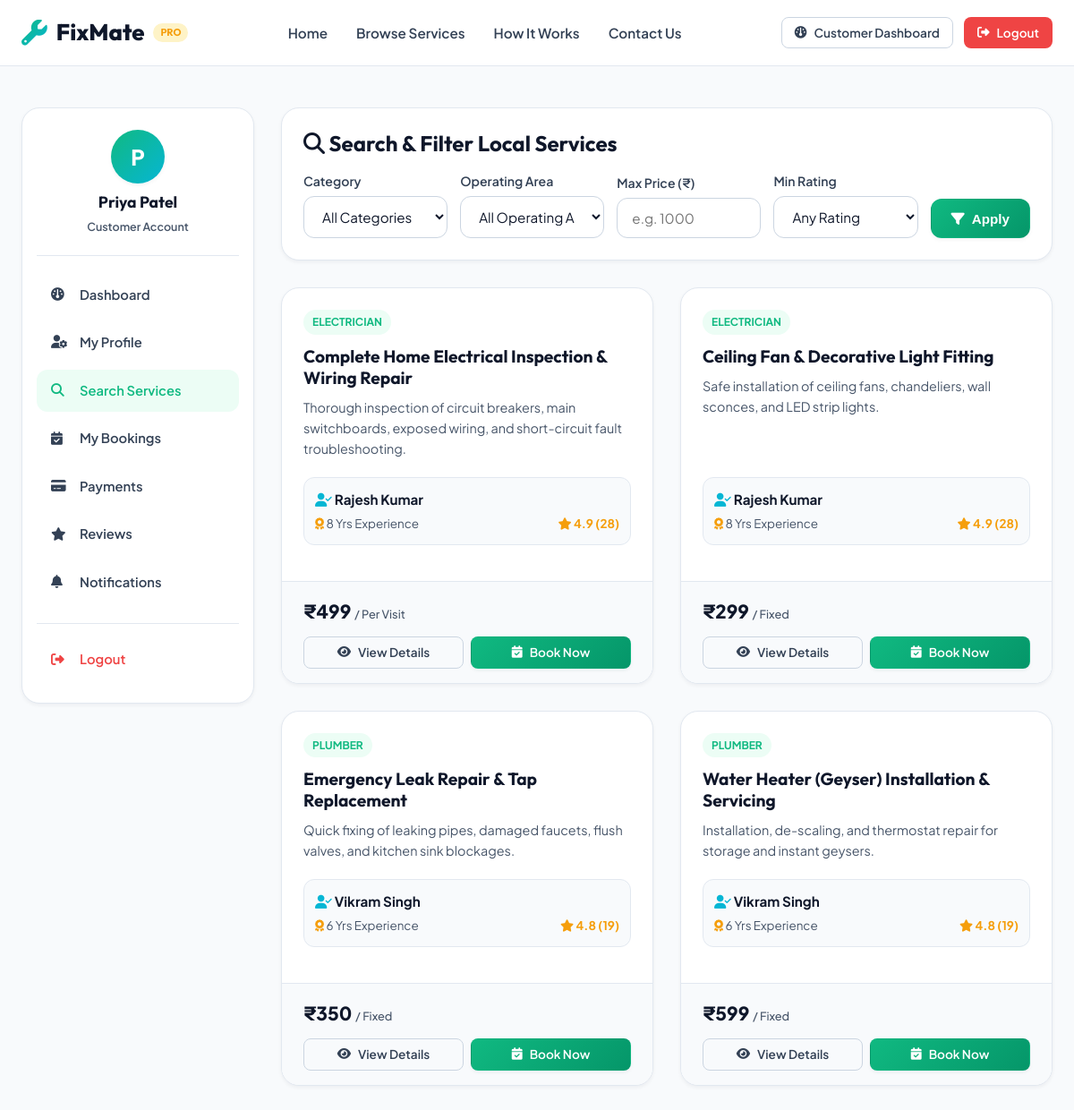
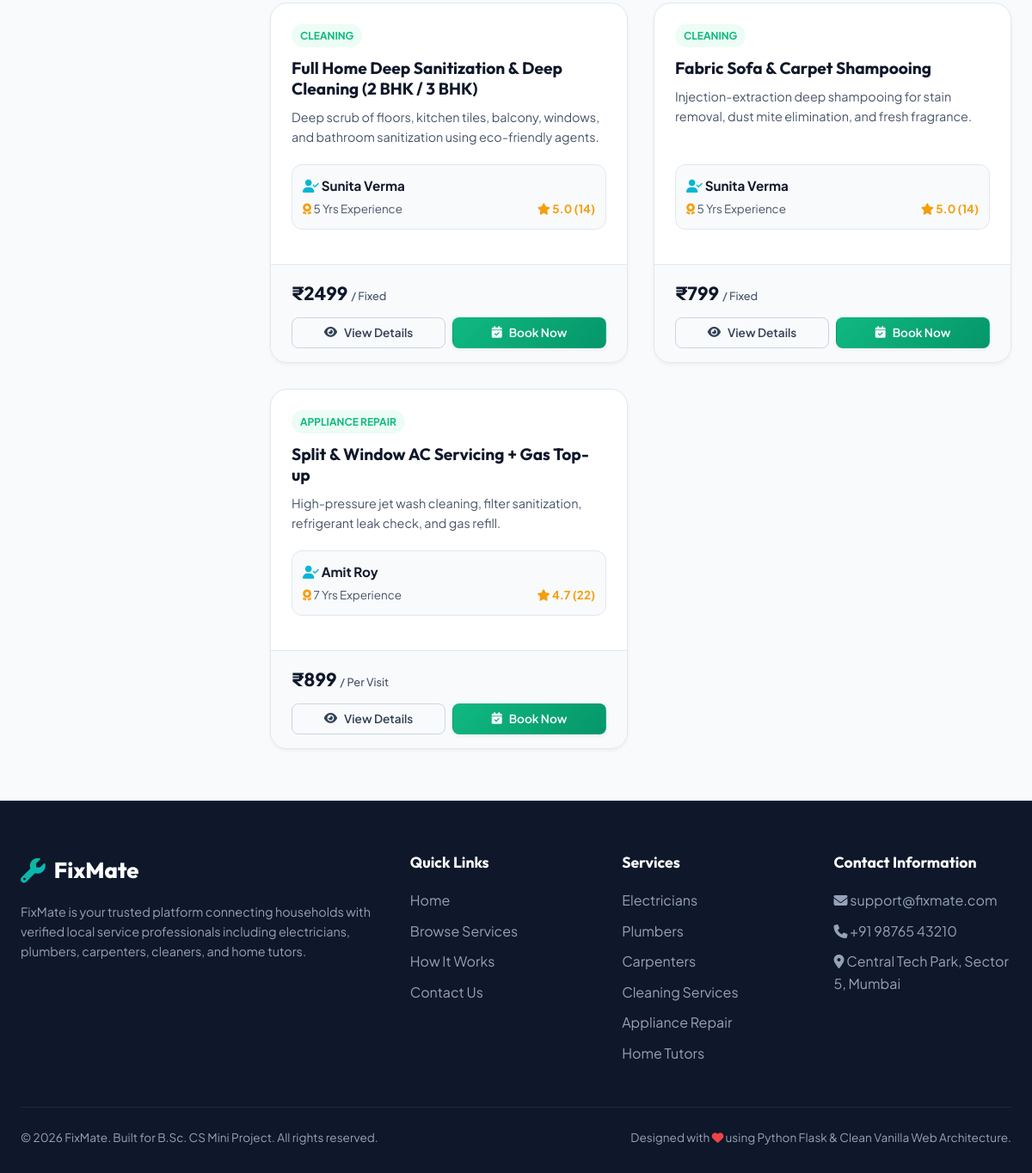
The app's page /customer/services (signed in) with its own data (2 pictures, top to bottom).
### database.py (models this page shows, shortened)
class User(UserMixin, db.Model):
    __tablename__ = 'users'
    id = db.Column(db.Integer, primary_key=True)
    full_name = db.Column(db.String(100), nullable=False)
    email = db.Column(db.String(120), unique=True, nullable=False, index=True)
    password_hash = db.Column(db.String(255), nullable=False)
    mobile = db.Column(db.String(20), nullable=False)
    address = db.Column(db.Text, nullable=False)
    role = db.Column(db.String(20), nullable=False)  # 'customer', 'provider', 'admin'
    status = db.Column(db.String(20), default='Approved')  # 'Approved', 'Pending', 'Rejected'
    created_at = db.Column(db.DateTime, default=datetime.now)
    customer_profile = db.relationship('CustomerProfile', backref='user', uselist=False, cascade="all, delete-orphan")
    provider_profile = db.relationship('ProviderProfile', backref='user', uselist=False, cascade="all, delete-orphan")

class Service(db.Model):
    __tablename__ = 'services'
    id = db.Column(db.Integer, primary_key=True)
    provider_id = db.Column(db.Integer, db.ForeignKey('provider_profiles.id', ondelete='CASCADE'), nullable=False)
    category_id = db.Column(db.Integer, db.ForeignKey('categories.id', ondelete='CASCADE'), nullable=False)
    title = db.Column(db.String(150), nullable=False)
    description = db.Column(db.Text, nullable=False)
    price = db.Column(db.Float, nullable=False)
    price_type = db.Column(db.String(20), default='Fixed') # 'Fixed', 'Per Hour', 'Per Visit'
    estimated_time = db.Column(db.String(50), default='1-2 Hours')
    image = db.Column(db.String(255), nullable=True)
    is_active = db.Column(db.Boolean, default=True)
    created_at = db.Column(db.DateTime, default=datetime.now)

class Category(db.Model):
    __tablename__ = 'categories'
    id = db.Column(db.Integer, primary_key=True)
    name = db.Column(db.String(80), nullable=False, unique=True)
    slug = db.Column(db.String(80), nullable=False, unique=True)
    description = db.Column(db.Text, nullable=True)
    icon = db.Column(db.String(50), default='fa-tools')
    services = db.relationship('Service', backref='category', lazy=True)

class ProviderProfile(db.Model):
    __tablename__ = 'provider_profiles'
    id = db.Column(db.Integer, primary_key=True)
    user_id = db.Column(db.Integer, db.ForeignKey('users.id', ondelete='CASCADE'), nullable=False)
    experience = db.Column(db.Integer, nullable=False, default=0) # years
    qualification = db.Column(db.String(150), nullable=False)
    category_id = db.Column(db.Integer, db.ForeignKey('categories.id', ondelete='SET NULL'), nullable=True)
    operating_area = db.Column(db.String(100), nullable=False)
    verification_doc = db.Column(db.String(255), nullable=True)
    photo = db.Column(db.String(255), nullable=True, default='default_avatar.png')
    bio = db.Column(db.Text, nullable=True)
    rating = db.Column(db.Float, default=5.0)
    total_reviews = db.Column(db.Integer, default=0)
    category = db.relationship('Category', backref='providers')
    services = db.relationship('Service', backref='provider', lazy=True, cascade="all, delete-orphan")

### routes/customer.py (the view)
@customer_bp.route('/services')
def search_services():
    category_slug = request.args.get('category', '')
    area_query = request.args.get('area')
    if area_query is None:
        area_query = session.get('user_location', '')
    else:
        area_query = area_query.strip()
    max_price = request.args.get('max_price', '')
    min_rating = request.args.get('min_rating', '')
    query = Service.query.join(ProviderProfile).join(User).filter(User.status == 'Approved', Service.is_active == True)
    if category_slug:
        cat = Category.query.filter_by(slug=category_slug).first()
        if cat:
            query = query.filter(Service.category_id == cat.id)
    if area_query:
        query = query.filter(ProviderProfile.operating_area.ilike(f'%{area_query}%'))
    if max_price and max_price.isdigit():
        query = query.filter(Service.price <= float(max_price))
    if min_rating:
        try:
            query = query.filter(ProviderProfile.rating >= float(min_rating))
        except ValueError:
            pass
    services_list = query.all()
    categories = Category.query.all()
    operating_areas = get_operating_areas()
    return render_template('customer/services.html',
                           services=services_list,
                           categories=categories,
                           operating_areas=operating_areas,
                           selected_category=category_slug,
                           area_query=area_query,
                           max_price=max_price,
                           min_rating=min_rating,
                           active_page='search_services')

### templates/customer/services.html (shortened to what this page needs)
{% extends 'customer/layout.html' %}
{% block customer_content %}
<div style="background: var(--white); border: 1px solid var(--gray-200); border-radius: var(--radius-lg); padding: 24px; box-shadow: var(--shadow-sm); margin-bottom: 30px;">
    <h2 style="font-size: 1.5rem; color: var(--dark); margin-bottom: 16px;"><i class="fa-solid fa-magnifying-glass"></i> Search & Filter Local Services</h2>
    <form action="{{ url_for('customer.search_services') }}" method="GET" style="display: grid; grid-template-columns: 1fr 1fr 1fr 1fr auto; gap: 14px; align-items: end;">
        <div>
            <label class="form-label">Category</label>
            <select name="category" class="form-control">
                <option value="">All Categories</option>
            </select>
        </div>
        <div>
            <label class="form-label">Operating Area</label>
            <select name="area" class="form-control">
                <option value="">All Operating Areas</option>
            </select>
        </div>
        <div>
            <label class="form-label">Max Price (₹)</label>
            <input type="number" name="max_price" value="{{ max_price }}" class="form-control" placeholder="e.g. 1000">
        </div>
        <div>
            <label class="form-label">Min Rating</label>
            <select name="min_rating" class="form-control">
                <option value="">Any Rating</option>
            </select>
        </div>
        <button type="submit" class="btn btn-primary" style="height: 44px;"><i class="fa-solid fa-filter"></i> Apply</button>
    </form>
</div>
{% if services %}
    <div class="services-grid">
        {% for service in services %}
            <div class="service-card">
                <div class="service-card-body">
                    <span class="service-badge">{{ service.category.name }}</span>
                    <h3 class="service-title">{{ service.title }}</h3>
                    <p class="service-desc">{{ service.description }}</p>
                    <div style="background: var(--gray-50); border: 1px solid var(--gray-200); border-radius: var(--radius-md); padding: 12px; margin-bottom: 16px;">
                        <div style="font-weight: 700; color: var(--dark); font-size: 0.95rem; margin-bottom: 4px;">
                            <i class="fa-solid fa-user-check" style="color: var(--secondary);"></i> {{ service.provider.user.full_name }}
                        </div>
                        <div style="display: flex; justify-content: space-between; font-size: 0.84rem; color: var(--gray-600);">
                            <span><i class="fa-solid fa-award" style="color: var(--accent);"></i> {{ service.provider.experience }} Yrs Experience</span>
                            <span style="font-weight: 700; color: var(--accent);"><i class="fa-solid fa-star"></i> {{ service.provider.rating }} ({{ service.provider.total_reviews }})</span>
                        </div>
                    </div>
                </div>
                <div class="service-card-footer" style="flex-direction: column; gap: 12px; align-items: stretch;">
                    <div style="display: flex; justify-content: space-between; align-items: center;">
                        <div class="service-price">₹{{ "%.0f"|format(service.price) }} <span style="font-size: 0.8rem; font-weight: 500;">/ {{ service.price_type }}</span></div>
                    </div>
                    <div style="display: grid; grid-template-columns: 1fr 1fr; gap: 8px;">
                        <a href="{{ url_for('customer.service_detail', service_id=service.id) }}" class="btn btn-outline btn-sm">
                            <i class="fa-solid fa-eye"></i> View Details
                        </a>
                        <a href="{{ url_for('customer.service_detail', service_id=service.id) }}#booking-section" class="btn btn-primary btn-sm">
                            <i class="fa-solid fa-calendar-check"></i> Book Now
                        </a>
                    </div>
                </div>
            </div>
        {% endfor %}
    </div>
{% endif %}
{% endblock %}

### templates/customer/layout.html (shortened to what this page needs)
{% extends 'base.html' %}
{% block content %}
<div class="container" style="padding-top: 30px; padding-bottom: 60px;">
    <div style="display: grid; grid-template-columns: 260px 1fr; gap: 30px; align-items: start;">
        <aside style="background: var(--white); border: 1px solid var(--gray-200); border-radius: var(--radius-lg); padding: 24px 16px; box-shadow: var(--shadow-sm); position: sticky; top: 90px;">
            <div style="text-align: center; padding-bottom: 20px; border-bottom: 1px solid var(--gray-200); margin-bottom: 20px;">
                <div style="width: 60px; height: 60px; border-radius: 50%; background: linear-gradient(135deg, var(--primary), var(--secondary)); color: white; font-weight: 800; font-size: 1.5rem; display: flex; align-items: center; justify-content: center; margin: 0 auto 10px; box-shadow: var(--shadow-sm);">
                    {{ current_user.full_name[0] }}
                </div>
                <h3 style="font-size: 1.1rem; margin-bottom: 2px;">{{ current_user.full_name }}</h3>
                <span style="font-size: 0.78rem; color: var(--gray-600); font-weight: 600;">Customer Account</span>
            </div>
            <ul style="list-style: none; display: flex; flex-direction: column; gap: 6px;">
                <li>
                    <a href="{{ url_for('customer.dashboard') }}" style="display: flex; align-items: center; gap: 12px; padding: 12px 16px; border-radius: var(--radius-md); font-weight: 600; font-size: 0.92rem; color: {% if active_page == 'dashboard' %}var(--primary){% else %}var(--gray-700){% endif %}; background: {% if active_page == 'dashboard' %}var(--primary-light){% else %}transparent{% endif %}; transition: var(--transition);">
                        <i class="fa-solid fa-gauge" style="width: 20px;"></i> Dashboard
                    </a>
                </li>
                <li>
                    <a href="{{ url_for('customer.profile') }}" style="display: flex; align-items: center; gap: 12px; padding: 12px 16px; border-radius: var(--radius-md); font-weight: 600; font-size: 0.92rem; color: {% if active_page == 'profile' %}var(--primary){% else %}var(--gray-700){% endif %}; background: {% if active_page == 'profile' %}var(--primary-light){% else %}transparent{% endif %}; transition: var(--transition);">
                        <i class="fa-solid fa-user-gear" style="width: 20px;"></i> My Profile
                    </a>
                </li>
                <li>
                    <a href="{{ url_for('customer.search_services') }}" style="display: flex; align-items: center; gap: 12px; padding: 12px 16px; border-radius: var(--radius-md); font-weight: 600; font-size: 0.92rem; color: {% if active_page == 'search_services' %}var(--primary){% else %}var(--gray-700){% endif %}; background: {% if active_page == 'search_services' %}var(--primary-light){% else %}transparent{% endif %}; transition: var(--transition);">
                        <i class="fa-solid fa-magnifying-glass" style="width: 20px;"></i> Search Services
                    </a>
                </li>
                <li>
                    <a href="{{ url_for('customer.my_bookings') }}" style="display: flex; align-items: center; gap: 12px; padding: 12px 16px; border-radius: var(--radius-md); font-weight: 600; font-size: 0.92rem; color: {% if active_page == 'my_bookings' %}var(--primary){% else %}var(--gray-700){% endif %}; background: {% if active_page == 'my_bookings' %}var(--primary-light){% else %}transparent{% endif %}; transition: var(--transition);">
                        <i class="fa-solid fa-calendar-check" style="width: 20px;"></i> My Bookings
                    </a>
                </li>
                <li>
                    <a href="{{ url_for('customer.payments') }}" style="display: flex; align-items: center; gap: 12px; padding: 12px 16px; border-radius: var(--radius-md); font-weight: 600; font-size: 0.92rem; color: {% if active_page == 'payments' %}var(--primary){% else %}var(--gray-700){% endif %}; background: {% if active_page == 'payments' %}var(--primary-light){% else %}transparent{% endif %}; transition: var(--transition);">
                        <i class="fa-solid fa-credit-card" style="width: 20px;"></i> Payments
                    </a>
                </li>
                <li>
                    <a href="{{ url_for('customer.reviews') }}" style="display: flex; align-items: center; gap: 12px; padding: 12px 16px; border-radius: var(--radius-md); font-weight: 600; font-size: 0.92rem; color: {% if active_page == 'reviews' %}var(--primary){% else %}var(--gray-700){% endif %}; background: {% if active_page == 'reviews' %}var(--primary-light){% else %}transparent{% endif %}; transition: var(--transition);">
                        <i class="fa-solid fa-star" style="width: 20px;"></i> Reviews
                    </a>
                </li>
                <li>
                    <a href="{{ url_for('customer.notifications') }}" style="display: flex; align-items: center; gap: 12px; padding: 12px 16px; border-radius: var(--radius-md); font-weight: 600; font-size: 0.92rem; color: {% if active_page == 'notifications' %}var(--primary){% else %}var(--gray-700){% endif %}; background: {% if active_page == 'notifications' %}var(--primary-light){% else %}transparent{% endif %}; transition: var(--transition);">
                        <i class="fa-solid fa-bell" style="width: 20px;"></i> Notifications
                    </a>
                </li>
                <li style="margin-top: 16px; border-top: 1px solid var(--gray-200); padding-top: 16px;">
                    <a href="{{ url_for('auth.logout') }}" style="display: flex; align-items: center; gap: 12px; padding: 12px 16px; border-radius: var(--radius-md); font-weight: 600; font-size: 0.92rem; color: var(--danger); transition: var(--transition);">
                        <i class="fa-solid fa-right-from-bracket" style="width: 20px;"></i> Logout
                    </a>
                </li>
            </ul>
        </aside>
        <main>
            {% block customer_content %}{% endblock %}
        </main>
    </div>
</div>
{% endblock %}

### records on screen
User: full_name "P", full_name "Priya Patel"
Service: category.name "ELECTRICIAN", title "Complete Home Electrical Inspection & Wiring Repair", description "Thorough inspection of circuit breakers, main switchboards, exposed wiring, and short-circuit fault troubleshooting.", provider.user.full_name "Rajesh Kumar", provider.experience "8", provider.rating "4.9", provider.total_reviews "28", price "499", price_type "Per Visit"
Service: category.name "ELECTRICIAN", title "Ceiling Fan & Decorative Light Fitting", description "Safe installation of ceiling fans, chandeliers, wall sconces, and LED strip lights.", provider.user.full_name "Rajesh Kumar", provider.experience "8", provider.rating "4.9", provider.total_reviews "28", price "299", price_type "Fixed"
Service: category.name "PLUMBER", title "Emergency Leak Repair & Tap Replacement", description "Quick fixing of leaking pipes, damaged faucets, flush valves, and kitchen sink blockages.", provider.user.full_name "Vikram Singh", provider.experience "6", provider.rating "4.8", provider.total_reviews "19", price "350", price_type "Fixed"
Service: category.name "PLUMBER", title "Water Heater (Geyser) Installation & Servicing", description "Installation, de-scaling, and thermostat repair for storage and instant geysers.", provider.user.full_name "Vikram Singh", provider.experience "6", provider.rating "4.8", provider.total_reviews "19", price "599", price_type "Fixed"
Service: category.name "CLEANING", title "Full Home Deep Sanitization & Deep Cleaning (2 BHK / 3 BHK)", description "Deep scrub of floors, kitchen tiles, balcony, windows, and bathroom sanitization using eco-friendly agents.", provider.user.full_name "Sunita Verma", provider.experience "5", provider.rating "5.0", provider.total_reviews "14", price "2499", price_type "Fixed"
Service: category.name "CLEANING", title "Fabric Sofa & Carpet Shampooing", description "Injection-extraction deep shampooing for stain removal, dust mite elimination, and fresh fragrance.", provider.user.full_name "Sunita Verma", provider.experience "5", provider.rating "5.0", provider.total_reviews "14", price "799", price_type "Fixed"
Service: category.name "APPLIANCE REPAIR", title "Split & Window AC Servicing + Gas Top-up", description "High-pressure jet wash cleaning, filter sanitization, refrigerant leak check, and gas refill.", provider.user.full_name "Amit Roy", provider.experience "7", provider.rating "4.7", provider.total_reviews "22", price "899", price_type "Per Visit"
